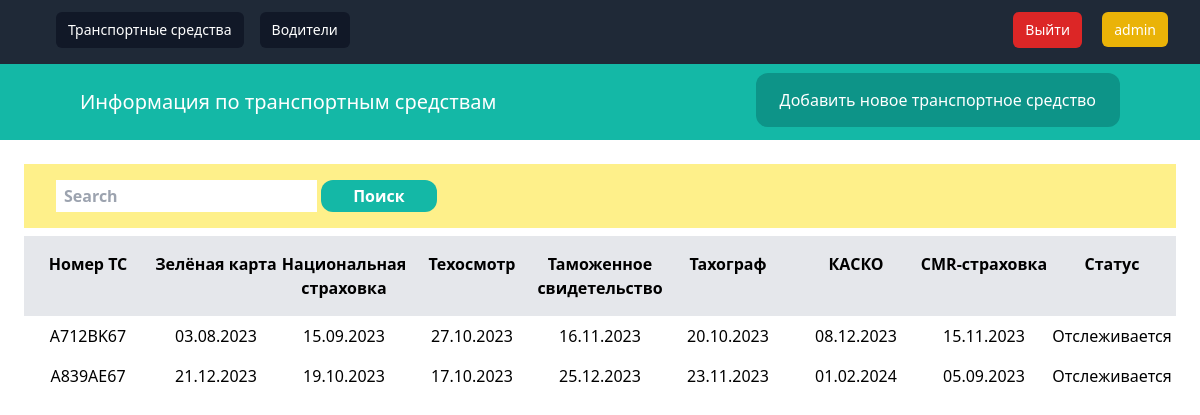
The app's page / (signed in) with its own data.
### database/models.py (models this page shows, shortened)
class Car(models.Model):
    number = models.CharField(verbose_name='Номер авто', max_length=10)
    model = models.CharField(verbose_name='Модель ТС', max_length=50, default=None, blank=True, null=True)
    manufacture_year = models.IntegerField(verbose_name='Год выпуска', default=None, blank=True, null=True)
    green_card = models.DateField(verbose_name='Зелёнка', blank=True, null=True)
    strahovka = models.DateField(verbose_name='Страховка', blank=True, null=True)
    tehosmotr = models.DateField(verbose_name='Техосмотр', blank=True, null=True)
    tahograf = models.DateField(verbose_name='Тахограф', blank=True, null=True)
    tamogennoye = models.DateField(verbose_name='Таможенное', blank=True, null=True)
    kasko = models.DateField(verbose_name='КАСКО', blank=True, null=True)
    cmr_strahovka = models.DateField(verbose_name='CMR-страховка', blank=True, null=True)
    e100_rb = models.DateField(verbose_name='Е100 РБ', blank=True, null=True, default=None)
    e100_rf = models.DateField(verbose_name='Е100 РФ', blank=True, null=True, default=None)
    active = models.BooleanField(verbose_name='Отслеживать?', default=True)
    class Meta:
        verbose_name = 'Транспортное средство'
        verbose_name_plural = 'Транспортные средства'

### database/views.py (the view)
# urls.py: path('', cars, name='cars'),
@login_required
def cars(request):
    search_by = request.GET.get('search_by')
    query = request.GET.get('query')
    if query:
        if search_by == "number":
            cars = Car.objects.filter(number__icontains=query)
    else:
        cars = Car.objects.all()
    return render(request, 'database/cars/cars.html', {'cars': cars})

### database/templates/database/cars/cars.html (shortened to what this page needs)
{% extends 'database/base.html'%}
{% block content %}
<nav class="py-6 px-20 flex justify-between bg-teal-500">
    <a href="{% url 'cars' %}" class="text-white text-xl">Информация по транспортным средствам</a>
    <div class="space-x-4">
        <a href="{% url 'add_car' %}" class="py-4 px-6 bg-teal-600 rounded-xl text-white">Добавить новое транспортное
            средство</a>
    </div>
</nav>
<div class="mb-4 py-6 px-6">
    {% if cars %}
    <div class="flex justify-between">
        <form class="form-inline py-4 px-8 bg-yellow-200 font-semibold w-full" action="{% url 'cars' %}">
            <input class="form-control py-1 px-2" type="search" placeholder="Search" aria-label="Search" name="query">
            <button class="btn btn-success py-1 px-8 bg-teal-500 text-white rounded-xl" type="submit">Поиск</button>
        </form>
    </div>
    <div class="mt-2 flex justify-between">
        <p class="py-4 text-center bg-gray-200 font-semibold w-full">Номер ТС</p>
        <p class="py-4 text-center bg-gray-200 font-semibold w-full">Зелёная карта</p>
        <p class="py-4 text-center bg-gray-200 font-semibold w-full">Национальная страховка</p>
        <p class="py-4 text-center bg-gray-200 font-semibold w-full">Техосмотр</p>
        <p class="py-4 text-center bg-gray-200 font-semibold w-full">Таможенное свидетельство</p>
        <p class="py-4 text-center bg-gray-200 font-semibold w-full">Тахограф</p>
        <p class="py-4 text-center bg-gray-200 font-semibold w-full">КАСКО</p>
        <p class="py-4 text-center bg-gray-200 font-semibold w-full">CMR-страховка</p>
        <p class="py-4 text-center bg-gray-200 font-semibold w-full">Статус</p>
    </div>
    {% for car in cars %}
    <div class="flex justify-between">
        <p class="py-2 text-center w-full">
            <a href="{% url 'car_info' car.id %}"> {{ car.number }} </a>
        </p>
        <p class="py-2 text-center w-full">{{ car.green_card|date:"d.m.Y" }}</p>
        <p class="py-2 text-center w-full">{{ car.strahovka|date:"d.m.Y" }}</p>
        <p class="py-2 text-center w-full">{{ car.tehosmotr|date:"d.m.Y" }}</p>
        <p class="py-2 text-center w-full">{{ car.tahograf|date:"d.m.Y" }}</p>
        <p class="py-2 text-center w-full">{{ car.tamogennoye|date:"d.m.Y" }}</p>
        <p class="py-2 text-center w-full">{{ car.kasko|date:"d.m.Y" }}</p>
        <p class="py-2 text-center w-full">{{ car.cmr_strahovka|date:"d.m.Y" }}</p>
        {% if car.active == True %}
        <p class="py-2 text-center w-full">Отслеживается</p>
        {% else %}
        <p class="py-2 text-center bg-red-500 w-full">Не отслеживается</p>
        {% endif %}
    </div>
    {% endfor %}
    {% else %}
    <p class="mt-6 px-2">На данный момент ни одного транспортного средства в базу данных не внесено...</p>
    {% endif %}
</div>
{% endblock %}

### database/templates/database/base.html (shortened to what this page needs)
<!doctype html>
{% load static %}
<html>
<head>
    <script src="https://cdn.tailwindcss.com"></script>
</head>
<body>
<nav class="bg-gray-800">
    <div class="mx-auto max-w-7xl px-2 sm:px-6 lg:px-8">
        <div class="py-3 relative flex h-16 justify-between">
            <div class="flex flex-1 items-center justify-center sm:items-stretch sm:justify-start">
                <div class="hidden sm:ml-6 sm:block">
                    <div class="flex space-x-4">
                        <a href="{% url 'cars' %}"
                           class="bg-gray-900 text-white rounded-md px-3 py-2 text-sm font-medium">Транспортные
                            средства</a>
                        <a href="{% url 'drivers' %}"
                           class="bg-gray-900 text-white rounded-md px-3 py-2 text-sm font-medium">Водители</a>
                    </div>
                </div>
            </div>
            <div class="space-x-4">
                <button class="bg-red-600 text-white rounded-md px-3 py-2 text-sm font-medium"
                        onclick="location.href='{% url 'logout' %}?next=/'">Выйти
                </button>
                <a class="bg-yellow-500 text-white rounded-md px-3 py-2 text-sm font-medium">{{ user.username }}</a>
            </div>
        </div>
    </div>
</nav>
{% block content %}
{% endblock %}
</body>
</html>

### records on screen
Car: number "A712BK67", green_card "03.08.2023", strahovka "15.09.2023", tehosmotr "27.10.2023", tahograf "16.11.2023", tamogennoye "20.10.2023", kasko "08.12.2023", cmr_strahovka "15.11.2023", active "Отслеживается"
Car: number "A839AE67", green_card "21.12.2023", strahovka "19.10.2023", tehosmotr "17.10.2023", tahograf "25.12.2023", tamogennoye "23.11.2023", kasko "01.02.2024", cmr_strahovka "05.09.2023", active "Отслеживается"

### other values on screen
{{ user.username }} "admin"
